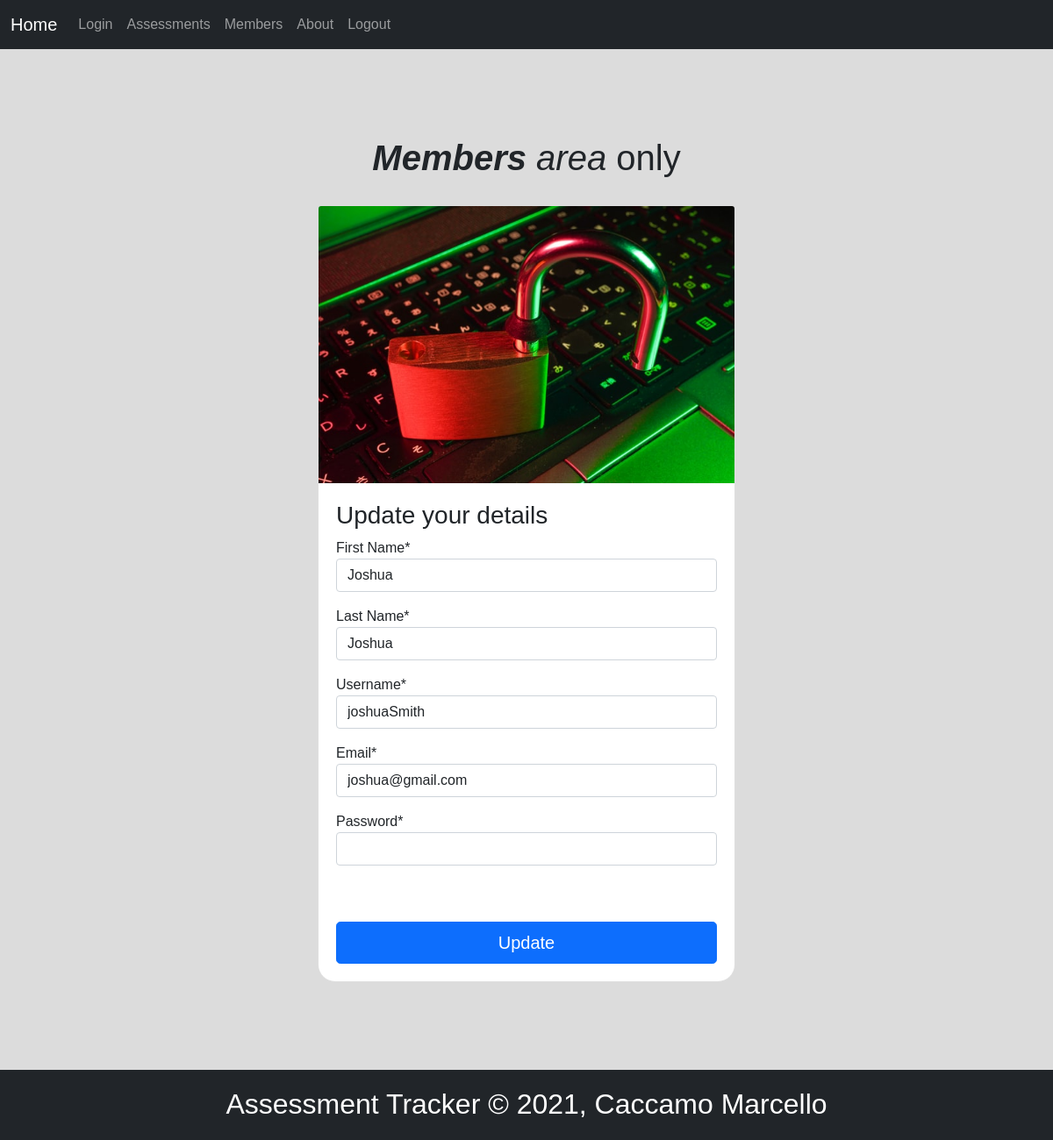
Screenshot of /view/members.php (signed in) with the database file from the repository.
### tables this page shows
CREATE TABLE `student` (
  `studentID` int(11) NOT NULL,
  `stFirstName` varchar(64) NOT NULL,
  `stLastName` varchar(64) NOT NULL,
  `username` varchar(64) NOT NULL,
  `email` varchar(64) NOT NULL,
  `password` char(64) NOT NULL,
  `salt` char(64) NOT NULL
);

### view/members.php (the view, shortened to what this page needs)
<?php
 if(!isset($_SESSION['user']) == true ) {
    $mssg = urlencode('Please register to access authorised areas');
    header('location:login.php?mssg='.$mssg);
 } else {
    $studentID = $_SESSION['studentID']  ;
 }
?>
<!DOCTYPE html>
<html lang="en">
<head>
    <link href="https://cdn.jsdelivr.net/npm/bootstrap@5.0.2/dist/css/bootstrap.min.css" rel="stylesheet">
    <link rel="stylesheet" href="css/assess.css">
</head>
<body>
    <nav class="navbar navbar-expand-lg navbar-dark bg-dark">
        <div class="container-fluid">
            <a class="navbar-brand" href="../index.php">Home</a>
            <div class="collapse navbar-collapse" id="navbarNavAltMarkup">
            <div class="navbar-nav">
                <a class="nav-link"  href="login.php">Login</a>
                <?php
                if( isset($_SESSION['user']) == true ) {
                echo "<a class='nav-link' href='assess.php'>Assessments</a>";
                echo "<a class='nav-link' href='members.php'>Members</a>";
                }
                ?>
                <a class="nav-link" href="about.php">About</a>
                <a class="nav-link" href="logout.php">Logout</a>
            </div>
            </div>
        </div>
    </nav>
    <?php
        global $conn;
        $sql = "SELECT * FROM assess_tracker.student WHERE studentID = '$studentID '  ";
        $statement = $conn->prepare($sql);
        $statement->execute();
        $result = $statement->fetchAll();
        foreach($result as $row):
            $stFirstName = $row['stFirstName'];
            $stLastName = $row['stLastName'];
            $username = $row['username'];
            $email = $row['email'];
            $password = $row['password'];
        endforeach;
        ?>
    <h1 id="membersHead"><em><b>Members</b> area</em> only</h1>
    <div class="container" id="update_student">
         <div class="card" id="membersCard">
         <img src="images/fly-d-art-photographer-OQptsc4P3NM-unsplash.jpg" class="card-img-top" alt="members image">
            <form action="../controller/student_update_process.php" method="post" id="update_form" >
            <h3 class="card-title">Update your details</h3>
                        <div class="mb-3">
                            <label>First Name* </label>
                            <input id="stFirstName" class="form-control" type="text" name="stFirstName" value="<?php echo $row['stFirstName'] ?>" required />
                        </div>
                        <div class="mb-3">
                            <label>Last Name* </label>
                            <input id="stLastName" class="form-control" type="text" name="stLastName" value="<?php echo $row['stLastName'] ?>" required />
                        </div>
                        <div class="mb-3">
                        <label>Username* </label>
                            <input id="username" class="form-control" type="text" name="username" value="<?php echo $row['username'] ?>" required />
                        </div>
                        <div class="mb-3">
                            <label>Email* </label>
                            <input id="email" class="form-control" type="email" name="email" value="<?php echo $row['email']; ?>" required />
                        </div>
                        <div class="mb-3">
                            <label>Password* </label>
                            <input id="password" class="form-control" type="password" name="password" value="" required />
                        </div>
                        <br>
                        <br>
                        <div id="divSubmit">
                                <input id="memberSubmit" type="submit" value="Update" class="btn btn-primary btn-lg ">
                        </div>
                </form>
         </div>
    </div>
        <footer>
              <h2 id= foot>Assessment Tracker &copy; <?php echo date("Y"); ?>, Caccamo Marcello </h2>
        </footer>
</body>
</html>

### view/css/assess.css (style rules this page uses)
body { height: 100%; font-family: sans-serif; line-height: 1.5; margin: 0; padding: 0; background-color: gainsboro; background-size:100% 100%; background-repeat: no-repeat; height: 100vh; }
nav.navbar { margin-bottom: 100px; }
#loginForm, #registerForm, #update_form { padding: 20px; }
div#loginCard , #membersCard, #registerCard { margin-bottom: 100px; border-radius: 20px; margin-top: 30px; }
div#register, #login, #update_student { max-width: 500px; margin: 0 auto; background-color: gainsboro; }
#divSubmit, #logSubmit, #regSubmit { margin: 0 auto; text-align: center; }
#memberSubmit, #loginSubmit, #registerSubmit { width: 100%; }
#loginHead, #membersHead, #registerHead { text-align: center; }
footer { padding-top: 20px; color: #fff; position: relative; margin-top: 100px; bottom: 0; background-color: #212529; width: 100%; text-align: center; height: 80px; padding: 20px; }

### rows the page displays
student: stFirstName "Joshua", stLastName "Joshua", username "joshuaSmith", email "joshua@gmail.com"
